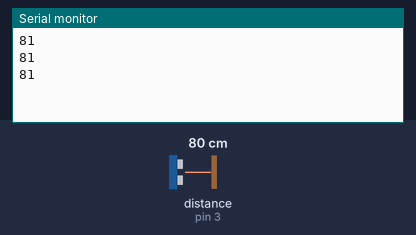
The sketch below on a simulated Arduino Uno, built with avr-gcc and run on an emulated ATmega328P. Shown: the last lines printed to the serial monitor. Inputs (shaded band) come from the test bench; at power-on: distance to the obstacle (sensor on pin 3) 80 cm. The echo pulse lasts 58.3 µs per cm.

Above: at 1.3 s.
1.4 s: distance to the obstacle (sensor on pin 3) set to 2 cm
At 1.9 s:
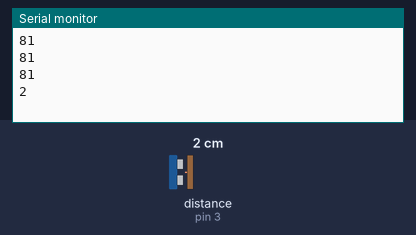
2.9 s: distance to the obstacle (sensor on pin 3) set to 4 cm
At 3.4 s:
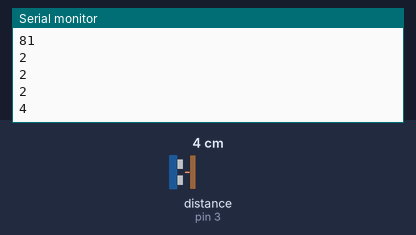
Timing chart, 0 to 5.9 s (numbered marks = the images above; inputs shaded):
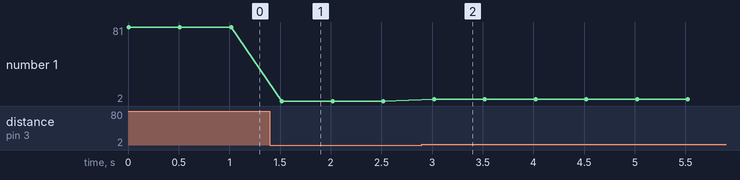

Measured:
- after the input at 1.4 s, the serial monitor: prints a new line after 0.12 s (image 1)
- after the input at 2.9 s, the serial monitor: prints a new line after 0.12 s (image 2)
- plotted number 1: 81 → 2 after the input at 1.4 s, 2 → 4 after the input at 2.9 s

The sketch:

Main.ino
```cpp
//Añadir la libreria que facilita el uso del ultrasonido
#include <NewPing.h>

const byte trigPin = 2; //Pin del trigger
const byte echoPin = 3; //Pin del echo
const int distanciaMAX = 400; //Distancia máxima que va a detectar

NewPing miSonar(trigPin, echoPin, distanciaMAX); //Creación del objeto con los parámetros que necesita

void setup()
{
    Serial.begin(9600);
}

void loop()
{
    Serial.println(miSonar.ping_cm()); //Imprimir por puerto serie los centímetros que está detectando el sensor
    delay(500);
}
```
